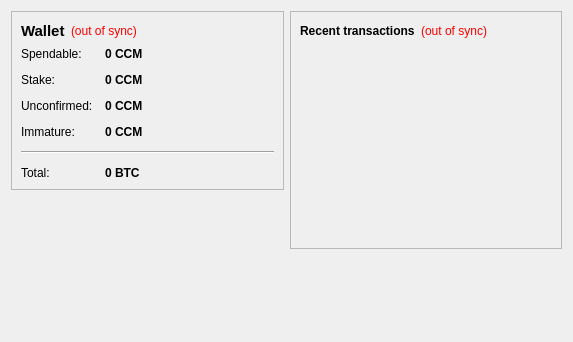
<?xml version="1.0" encoding="UTF-8"?>
<ui version="4.0">
 <class>OverviewPage</class>
 <widget class="QWidget" name="OverviewPage">
  <property name="geometry">
   <rect>
    <x>0</x>
    <y>0</y>
    <width>573</width>
    <height>342</height>
   </rect>
  </property>
  <property name="windowTitle">
   <string>Form</string>
  </property>
  <layout class="QHBoxLayout" name="horizontalLayout" stretch="1,1">
   <item>
    <layout class="QVBoxLayout" name="verticalLayout_2">
     <item>
      <widget class="QFrame" name="frame">
       <property name="frameShape">
        <enum>QFrame::StyledPanel</enum>
       </property>
       <property name="frameShadow">
        <enum>QFrame::Raised</enum>
       </property>
       <layout class="QVBoxLayout" name="verticalLayout_4">
        <item>
         <layout class="QHBoxLayout" name="horizontalLayout_4">
          <item>
           <widget class="QLabel" name="label_5">
            <property name="font">
             <font>
              <pointsize>11</pointsize>
              <weight>75</weight>
              <bold>true</bold>
             </font>
            </property>
            <property name="text">
             <string>Wallet</string>
            </property>
           </widget>
          </item>
          <item>
           <widget class="QLabel" name="labelWalletStatus">
            <property name="toolTip">
             <string>The displayed information may be out of date. Your wallet automatically synchronizes with the CryptoCoinMan network after a connection is established, but this process has not completed yet.</string>
            </property>
            <property name="styleSheet">
             <string notr="true">QLabel { color: red; }</string>
            </property>
            <property name="text">
             <string notr="true">(out of sync)</string>
            </property>
            <property name="alignment">
             <set>Qt::AlignLeading|Qt::AlignLeft|Qt::AlignVCenter</set>
            </property>
           </widget>
          </item>
          <item>
           <spacer name="horizontalSpacer_2">
            <property name="orientation">
             <enum>Qt::Horizontal</enum>
            </property>
            <property name="sizeHint" stdset="0">
             <size>
              <width>40</width>
              <height>20</height>
             </size>
            </property>
           </spacer>
          </item>
         </layout>
        </item>
        <item>
         <layout class="QFormLayout" name="formLayout_2">
          <property name="fieldGrowthPolicy">
           <enum>QFormLayout::AllNonFixedFieldsGrow</enum>
          </property>
          <property name="horizontalSpacing">
           <number>12</number>
          </property>
          <property name="verticalSpacing">
           <number>12</number>
          </property>
          <item row="0" column="0">
           <widget class="QLabel" name="label">
            <property name="text">
             <string>Spendable:</string>
            </property>
           </widget>
          </item>
          <item row="0" column="1">
           <widget class="QLabel" name="labelBalance">
            <property name="font">
             <font>
              <weight>75</weight>
              <bold>true</bold>
             </font>
            </property>
            <property name="cursor">
             <cursorShape>IBeamCursor</cursorShape>
            </property>
            <property name="toolTip">
             <string>Your current spendable balance</string>
            </property>
            <property name="text">
             <string notr="true">0 CCM</string>
            </property>
            <property name="textInteractionFlags">
             <set>Qt::LinksAccessibleByMouse|Qt::TextSelectableByKeyboard|Qt::TextSelectableByMouse</set>
            </property>
           </widget>
          </item>
          <item row="1" column="0">
           <widget class="QLabel" name="label_6">
            <property name="text">
             <string>Stake:</string>
            </property>
           </widget>
          </item>
          <item row="1" column="1">
           <widget class="QLabel" name="labelStake">
            <property name="font">
             <font>
              <weight>75</weight>
              <bold>true</bold>
             </font>
            </property>
            <property name="cursor">
             <cursorShape>IBeamCursor</cursorShape>
            </property>
            <property name="toolTip">
             <string>Total of coins that was staked, and do not yet count toward the current balance</string>
            </property>
            <property name="text">
             <string notr="true">0 CCM</string>
            </property>
            <property name="textInteractionFlags">
             <set>Qt::LinksAccessibleByMouse|Qt::TextSelectableByKeyboard|Qt::TextSelectableByMouse</set>
            </property>
           </widget>
          </item>
          <item row="2" column="0">
           <widget class="QLabel" name="label_3">
            <property name="text">
             <string>Unconfirmed:</string>
            </property>
           </widget>
          </item>
          <item row="2" column="1">
           <widget class="QLabel" name="labelUnconfirmed">
            <property name="font">
             <font>
              <weight>75</weight>
              <bold>true</bold>
             </font>
            </property>
            <property name="cursor">
             <cursorShape>IBeamCursor</cursorShape>
            </property>
            <property name="toolTip">
             <string>Total of transactions that have yet to be confirmed, and do not yet count toward the current balance</string>
            </property>
            <property name="text">
             <string notr="true">0 CCM</string>
            </property>
            <property name="textInteractionFlags">
             <set>Qt::LinksAccessibleByMouse|Qt::TextSelectableByKeyboard|Qt::TextSelectableByMouse</set>
            </property>
           </widget>
          </item>
          <item row="3" column="0">
           <widget class="QLabel" name="labelImmatureText">
            <property name="text">
             <string>Immature:</string>
            </property>
           </widget>
          </item>
          <item row="3" column="1">
           <widget class="QLabel" name="labelImmature">
            <property name="font">
             <font>
              <weight>75</weight>
              <bold>true</bold>
             </font>
            </property>
            <property name="toolTip">
             <string>Mined balance that has not yet matured</string>
            </property>
            <property name="text">
             <string notr="true">0 CCM</string>
            </property>
            <property name="textInteractionFlags">
             <set>Qt::LinksAccessibleByMouse|Qt::TextSelectableByKeyboard|Qt::TextSelectableByMouse</set>
            </property>
           </widget>
          </item>
          <item row="4" column="0" colspan="2">
           <widget class="Line" name="line">
            <property name="orientation">
             <enum>Qt::Horizontal</enum>
            </property>
           </widget>
          </item>
          <item row="5" column="0">
           <widget class="QLabel" name="labelTotalText">
            <property name="text">
             <string>Total:</string>
            </property>
           </widget>
          </item>
          <item row="5" column="1">
           <widget class="QLabel" name="labelTotal">
            <property name="font">
             <font>
              <weight>75</weight>
              <bold>true</bold>
             </font>
            </property>
            <property name="cursor">
             <cursorShape>IBeamCursor</cursorShape>
            </property>
            <property name="toolTip">
             <string>Your current total balance</string>
            </property>
            <property name="text">
             <string notr="true">0 BTC</string>
            </property>
            <property name="textInteractionFlags">
             <set>Qt::LinksAccessibleByMouse|Qt::TextSelectableByKeyboard|Qt::TextSelectableByMouse</set>
            </property>
           </widget>
          </item>
         </layout>
        </item>
       </layout>
      </widget>
     </item>
     <item>
      <spacer name="verticalSpacer">
       <property name="orientation">
        <enum>Qt::Vertical</enum>
       </property>
       <property name="sizeHint" stdset="0">
        <size>
         <width>20</width>
         <height>40</height>
        </size>
       </property>
      </spacer>
     </item>
    </layout>
   </item>
   <item>
    <layout class="QVBoxLayout" name="verticalLayout_3">
     <item>
      <widget class="QFrame" name="frame_2">
       <property name="frameShape">
        <enum>QFrame::StyledPanel</enum>
       </property>
       <property name="frameShadow">
        <enum>QFrame::Raised</enum>
       </property>
       <layout class="QVBoxLayout" name="verticalLayout">
        <item>
         <layout class="QHBoxLayout" name="horizontalLayout_2">
          <item>
           <widget class="QLabel" name="label_4">
            <property name="text">
             <string>&lt;b&gt;Recent transactions&lt;/b&gt;</string>
            </property>
           </widget>
          </item>
          <item>
           <widget class="QLabel" name="labelTransactionsStatus">
            <property name="toolTip">
             <string>The displayed information may be out of date. Your wallet automatically synchronizes with the CryptoCoinMan network after a connection is established, but this process has not completed yet.</string>
            </property>
            <property name="styleSheet">
             <string notr="true">QLabel { color: red; }</string>
            </property>
            <property name="text">
             <string notr="true">(out of sync)</string>
            </property>
            <property name="alignment">
             <set>Qt::AlignRight|Qt::AlignTrailing|Qt::AlignVCenter</set>
            </property>
           </widget>
          </item>
          <item>
           <spacer name="horizontalSpacer">
            <property name="orientation">
             <enum>Qt::Horizontal</enum>
            </property>
            <property name="sizeHint" stdset="0">
             <size>
              <width>40</width>
              <height>20</height>
             </size>
            </property>
           </spacer>
          </item>
         </layout>
        </item>
        <item>
         <widget class="QListView" name="listTransactions">
          <property name="styleSheet">
           <string notr="true">QListView { background: transparent; }</string>
          </property>
          <property name="frameShape">
           <enum>QFrame::NoFrame</enum>
          </property>
          <property name="verticalScrollBarPolicy">
           <enum>Qt::ScrollBarAlwaysOff</enum>
          </property>
          <property name="horizontalScrollBarPolicy">
           <enum>Qt::ScrollBarAlwaysOff</enum>
          </property>
          <property name="selectionMode">
           <enum>QAbstractItemView::NoSelection</enum>
          </property>
         </widget>
        </item>
       </layout>
      </widget>
     </item>
     <item>
      <spacer name="verticalSpacer_2">
       <property name="orientation">
        <enum>Qt::Vertical</enum>
       </property>
       <property name="sizeHint" stdset="0">
        <size>
         <width>20</width>
         <height>40</height>
        </size>
       </property>
      </spacer>
     </item>
    </layout>
   </item>
  </layout>
 </widget>
 <resources/>
 <connections/>
</ui>
